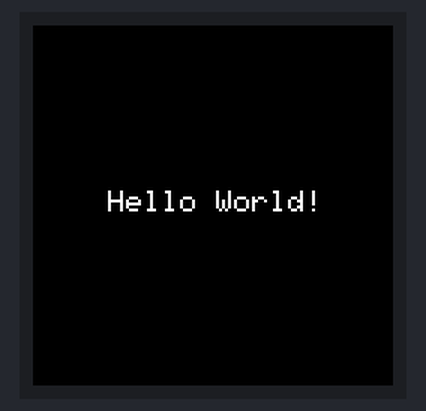
A sketch run on a simulated Seeed XIAO (SAMD21). Parts: 240×240 colour display. What the sketch prints to the serial monitor is not drawn.

Above: at 0.3 s.
At 0.9 s:
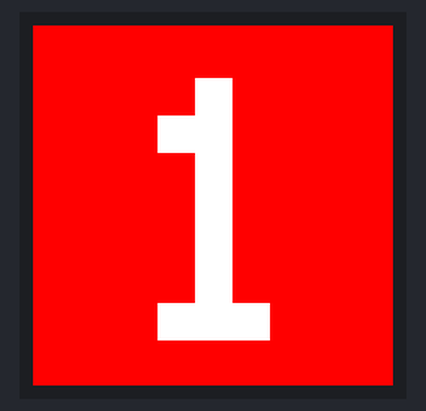
At 7.5 s:
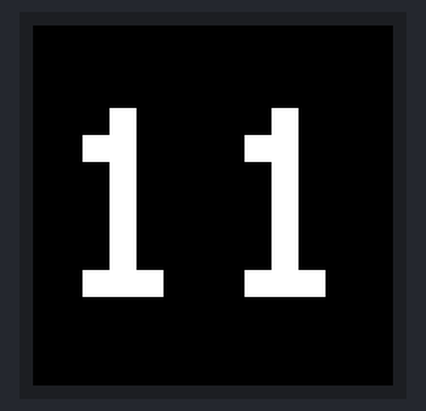
At 13.6 s:
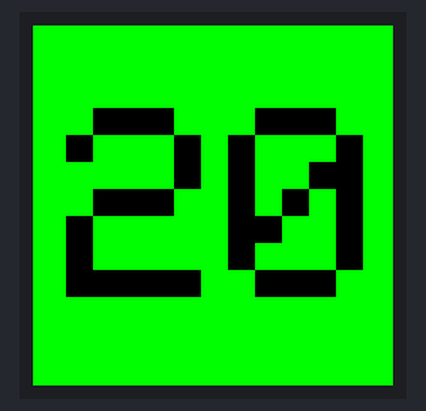
At 26.3 s:
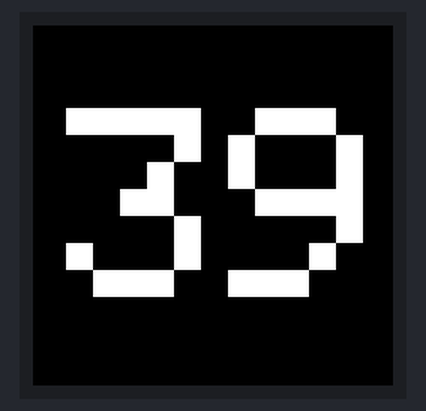
At 39.0 s:
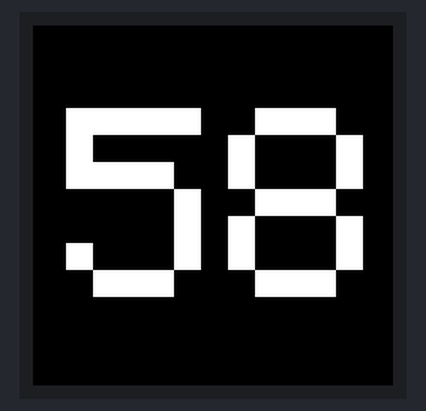

Measured:
- what the display in image 1 shows lasts 0.7 s, from 0.8 s to 1.5 s

The sketch:

display.ino
```cpp
#include "SPI.h"
#include "Adafruit_GFX.h"
#include "Adafruit_GC9A01A.h"

// Define pins for display interface. You'll probably need to edit this for
// your own needs:

#if defined(ARDUINO_SEEED_XIAO_RP2040)

// Pinout when using Seed Round Display for XIAO in combination with
// Seeed XIAO RP2040. Other (non-RP2040) XIAO boards, any Adafruit Qt Py
// boards, and other GC9A01A display breakouts will require different pins.
#define TFT_CS D1 // Chip select
#define TFT_DC D3 // Data/command
#define TFT_BL D6 // Backlight control

#else // ALL OTHER BOARDS - EDIT AS NEEDED

// Other RP2040-based boards might not have "D" pin defines as shown above
// and will use GPIO bit numbers. On non-RP2040 boards, you can usually use
// pin numbers silkscreened on the board.
#define TFT_DC 7
#define TFT_CS 10
// If display breakout has a backlight control pin, that can be defined here
// as TFT_BL. On some breakouts it's not needed, backlight is always on.

#endif

// Display constructor for primary hardware SPI connection -- the specific
// pins used for writing to the display are unique to each board and are not
// negotiable. "Soft" SPI (using any pins) is an option but performance is
// reduced; it's rarely used, see header file for syntax if needed.
Adafruit_GC9A01A tft(TFT_CS, TFT_DC);

void setup()
{
    Serial.begin(9600);
    Serial.println("GC9A01A Test!");

    tft.begin();

#if defined(TFT_BL)
    pinMode(TFT_BL, OUTPUT);
    digitalWrite(TFT_BL, HIGH); // Backlight on
#endif                          // end TFT_BL

    tft.fillScreen(GC9A01A_BLACK);
    tft.setRotation(2);
    tft.setCursor(50, 110);
    tft.setTextColor(GC9A01A_WHITE);
    tft.setTextSize(2);
    tft.println("Hello World!");
    delay(500);
}

void loop()
{
    for (int i = 1; i <= 100; i++)
    {
        tft.fillScreen(GC9A01A_BLACK);
        String num_str = String(i);
        if (i < 10)
        {
            tft.setTextColor(GC9A01A_WHITE);
            tft.setTextSize(25);
            tft.setCursor(58, 35);
            if (i == 1)
            {
                tft.fillScreen(GC9A01A_RED);
            }
        }
        else if (i < 20)
        {
            tft.setTextColor(GC9A01A_WHITE);
            tft.setTextSize(18);
            tft.setCursor(15, 55);
        }
        else if (i < 100)
        {
            tft.setTextColor(GC9A01A_WHITE);
            tft.setTextSize(18);
            tft.setCursor(22, 55);
            if (i == 20)
            {
                tft.fillScreen(GC9A01A_GREEN);
                tft.setTextColor(GC9A01A_BLACK);
            }
        }
        else if (i == 100)
        {
            tft.setTextColor(GC9A01A_WHITE);
            tft.setTextSize(12);
            tft.setCursor(15, 75);
        }
        tft.println(num_str);
        Serial.println(num_str);
        delay(600);
    }
}
```
